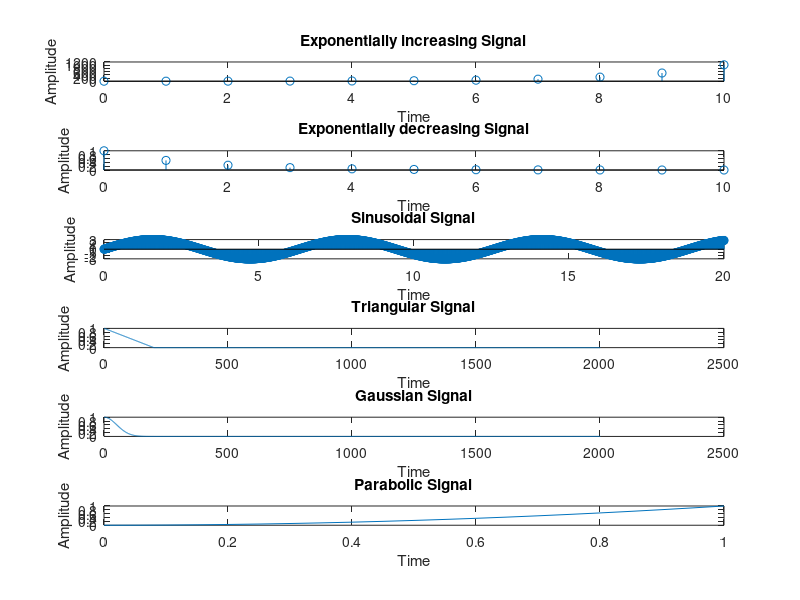

Write the MATLAB code that produced this figure.
%DSP LAB ASSESSMENT - 1
%Generation of Signals continuation

%Chirag Satapathy - 19BEI0107

clc
clear all
close all

%exponential increasing and decreasing signal

n = 0:10;
a = 2;
x = a.^n;
subplot(6,1,1);
stem(n,x);
title('Exponentially increasing Signal');
xlabel('Time');
ylabel('Amplitude');

a1 = 0.5;
x1 = a1.^n;
subplot(6,1,2);
stem(n,x1);
title('Exponentially decreasing Signal');
xlabel('Time');
ylabel('Amplitude');

%Sinusoidal signal

t1 = 0:0.01:20;
a1 = 3*sin(t1);
subplot(6,1,3);
stem(t1,a1);
title('Sinusoidal Signal');
xlabel('Time');
ylabel('Amplitude');

%Traingualr signal

a1=2;
x1=1-abs(t1)/a1;
x2=0;
x=x1.*(abs(t1)<=a1)+ x2.*(abs(t1)>a1);
subplot(6,1,4);
plot(x);
xlabel('Time');
ylabel('Amplitude');
title('Triangular Signal');

%Gaussian signal

a=2;
x2=exp(-a.*(t1.^2));
subplot(6,1,5);
plot(x2);
xlabel('Time');
ylabel('Amplitude');
title('Gaussian Signal');

%Parabolic signals

t = 0:0.05:1;
a = [t.^2];
subplot(6,1,6);
plot(t,a);
title('Parabolic Signal');
xlabel('Time');
ylabel('Amplitude');




